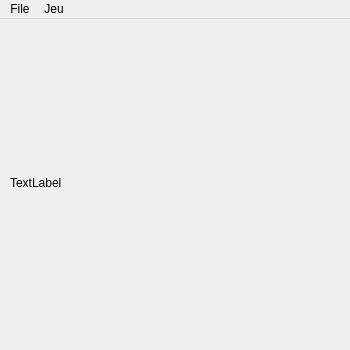
<?xml version="1.0" encoding="UTF-8"?>
<ui version="4.0">
 <class>MainWindow</class>
 <widget class="QMainWindow" name="MainWindow">
  <property name="geometry">
   <rect>
    <x>0</x>
    <y>0</y>
    <width>350</width>
    <height>350</height>
   </rect>
  </property>
  <property name="minimumSize">
   <size>
    <width>350</width>
    <height>350</height>
   </size>
  </property>
  <property name="maximumSize">
   <size>
    <width>4350</width>
    <height>350</height>
   </size>
  </property>
  <property name="windowTitle">
   <string>MainWindow</string>
  </property>
  <widget class="QWidget" name="centralWidget">
   <widget class="QLabel" name="label">
    <property name="geometry">
     <rect>
      <x>10</x>
      <y>20</y>
      <width>320</width>
      <height>288</height>
     </rect>
    </property>
    <property name="text">
     <string>TextLabel</string>
    </property>
   </widget>
  </widget>
  <widget class="QMenuBar" name="menuGui">
   <property name="geometry">
    <rect>
     <x>0</x>
     <y>0</y>
     <width>350</width>
     <height>20</height>
    </rect>
   </property>
   <widget class="QMenu" name="menuFile">
    <property name="title">
     <string>File</string>
    </property>
    <addaction name="actionOuvrir"/>
    <addaction name="separator"/>
    <addaction name="actionQuitter"/>
   </widget>
   <widget class="QMenu" name="menuJeu">
    <property name="title">
     <string>Jeu</string>
    </property>
    <addaction name="actionStop"/>
    <addaction name="actionPause"/>
   </widget>
   <addaction name="menuFile"/>
   <addaction name="menuJeu"/>
  </widget>
  <action name="actionQuitter">
   <property name="text">
    <string>Quitter</string>
   </property>
  </action>
  <action name="actionOuvrir">
   <property name="text">
    <string>Ouvrir...</string>
   </property>
  </action>
  <action name="actionStop">
   <property name="text">
    <string>Stop</string>
   </property>
  </action>
  <action name="actionPause">
   <property name="text">
    <string>Pause</string>
   </property>
  </action>
 </widget>
 <layoutdefault spacing="6" margin="11"/>
 <resources/>
 <connections/>
</ui>
